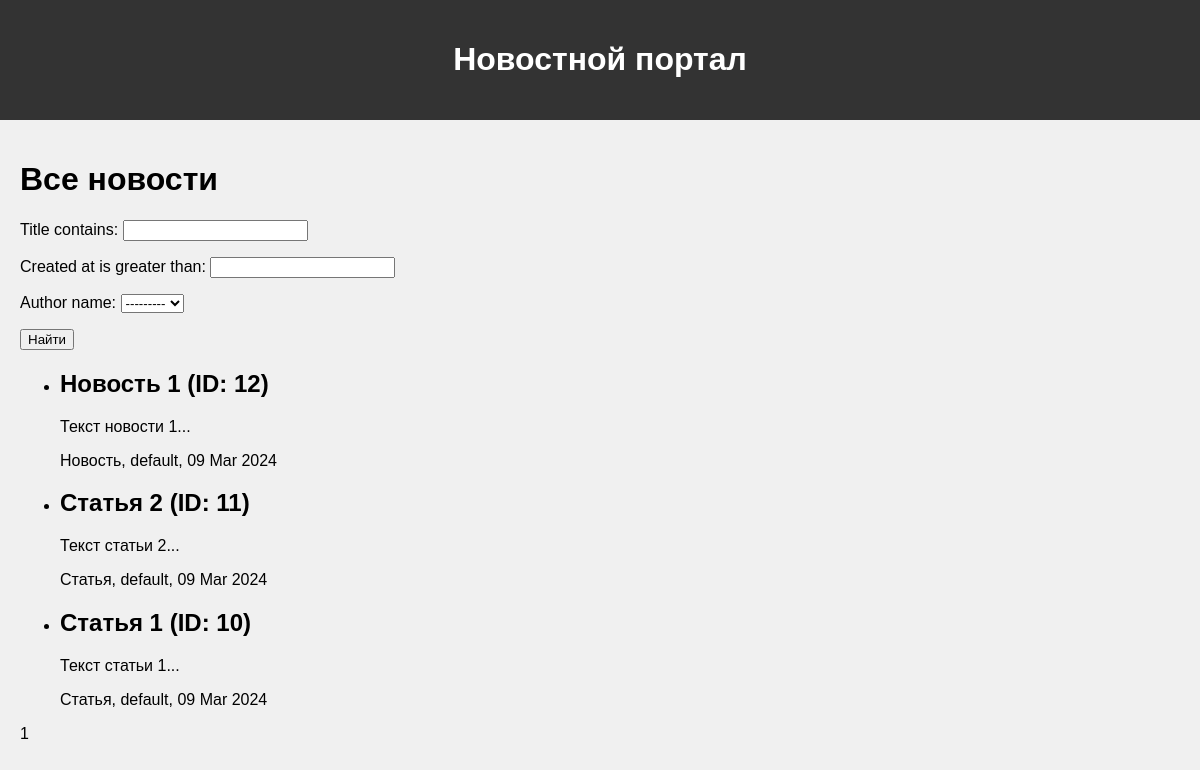
Page /news/search/ on the earlier database version.
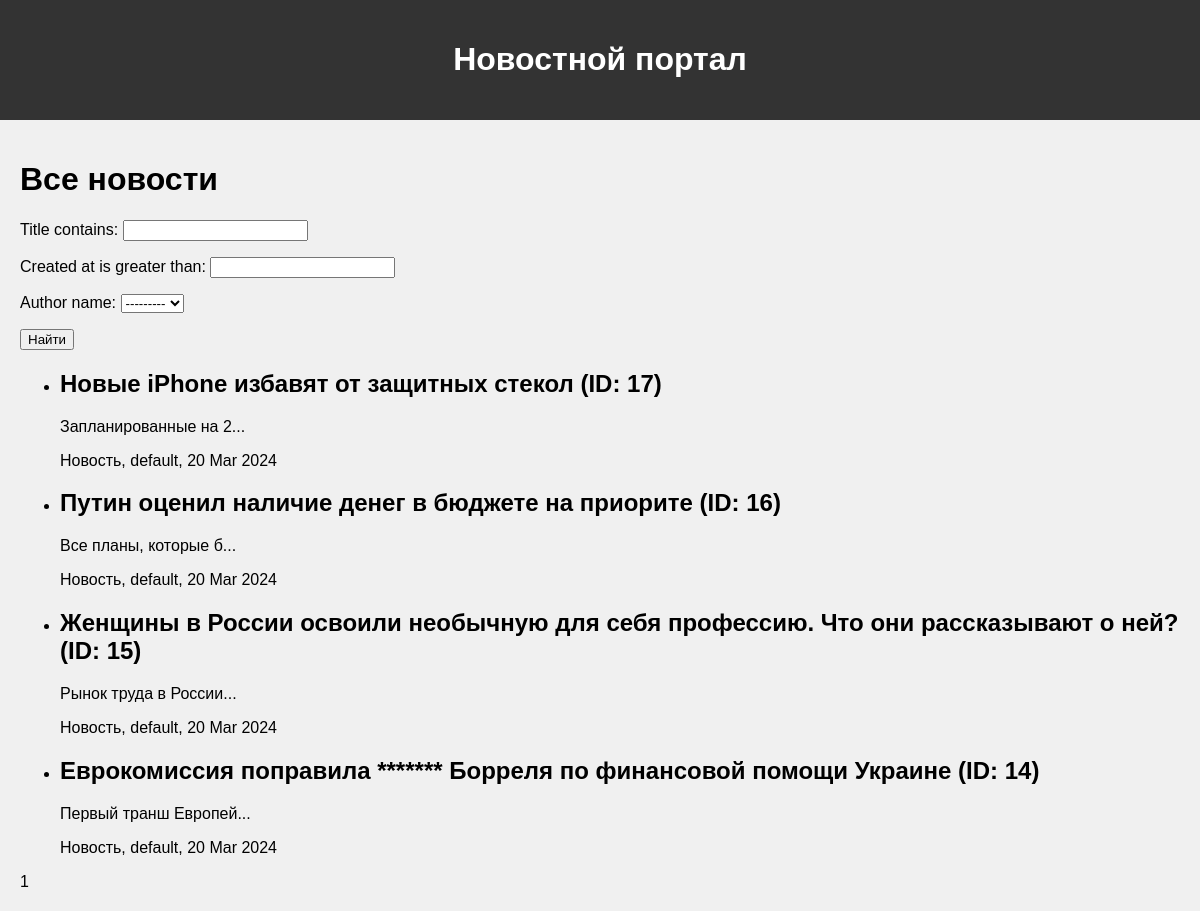
Same page on the later database version.
### NewsPortal/models.py (models this page shows, shortened)
class Post(models.Model):
    author = models.ForeignKey(Author, on_delete=models.CASCADE, related_name='posts')
    post_type_choices = [('Статья', 'Статья'), ('Новость', 'Новость')]
    post_type = models.CharField(max_length=10, choices=post_type_choices)
    created_at = models.DateTimeField(auto_now_add=True)
    categories = models.ManyToManyField(Category, through='PostCategory')
    title = models.CharField(max_length=255)
    text = models.TextField()
    rating = models.IntegerField(default=0)

class Author(models.Model):
    user = models.OneToOneField(User, on_delete=models.CASCADE)
    name = models.CharField(max_length=255)
    rating = models.IntegerField(default=0)
    def __str__(self):
        return self.name

### NewsPortal/views.py (the view)
# urls.py: path('search/', NewsListView.as_view(), name='news_search'),  # Исправлено здесь
class NewsListView(ListView):
    model = Post
    ordering = '-created_at'
    template_name = 'news_search.html'
    context_object_name = 'posts'
    paginate_by = 10
    def get_queryset(self):
        queryset = super().get_queryset()
        self.filterset = NewsFilter(self.request.GET, queryset)
        return self.filterset.qs
    def get_context_data(self, **kwargs):
        context = super().get_context_data(**kwargs)
        context['filterset'] = self.filterset
        return context

### NewsPortal/templatetags/banword_filter.py (called while the page is built)
@register.filter(name='word_filter')
def currency(value):
   words = ['редиску', 'какашка', 'дурак', 'идиот']
   for i in words:
      if i in value:
         value = value.replace(i, '*' * len(i))
   return value

### templates/news_search.html (shortened to what this page needs)
{% extends 'flatpages/default.html' %}
{% load banword_filter %}
{% block content %}
    <h1>Все новости</h1>
   <form action="" method="get">
       {{ filterset.form.as_p }}
       <input type="submit" value="Найти" />
   </form>
    <ul>
        {% if posts %}
        {% for post in posts %}
            <li>
                <h2>{{ post.title|word_filter }} (ID: {{ post.pk }})</h2>
                <p>{{ post.text|word_filter|slice:":20" }}...</p>
                <p>{{ post.post_type }}, {{ post.author }}, {{ post.created_at|date:'d M Y' }}</p>
            </li>
        {% endfor %}
        {% else %}
        <h2>Новости отсутствуют!</h2>
        {% endif %}
    </ul>
   {{ page_obj.number }}
{% endblock %}

Differences in the rows shown:
removed Post: title "Новость 1", pk "12", text "Текст новости 1", post_type "Новость", author "default", created_at "09 Mar 2024"
removed Post: title "Статья 2", pk "11", text "Текст статьи 2", post_type "Статья", author "default", created_at "09 Mar 2024"
removed Post: title "Статья 1", pk "10", text "Текст статьи 1", post_type "Статья", author "default", created_at "09 Mar 2024"
added Post: title "Новые iPhone избавят от защитных стекол", pk "17", text "Запланированные на 2", post_type "Новость", author "default", created_at "20 Mar 2024"
added Post: title "Путин оценил наличие денег в бюджете на приорите", pk "16", text "Все планы, которые б", post_type "Новость", author "default", created_at "20 Mar 2024"
added Post: title "Женщины в России освоили необычную для себя профессию. Что они рассказывают о ней?", pk "15", text "Рынок труда в России", post_type "Новость", author "default", created_at "20 Mar 2024"
added Post: title "Еврокомиссия поправила ******* Борреля по финансовой помощи Украине", pk "14", text "Первый транш Европей", post_type "Новость", author "default", created_at "20 Mar 2024"
